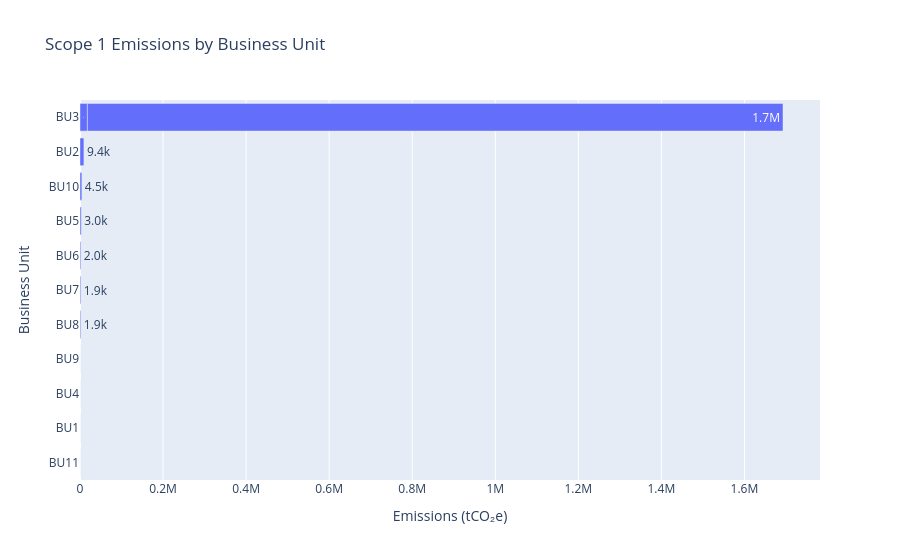
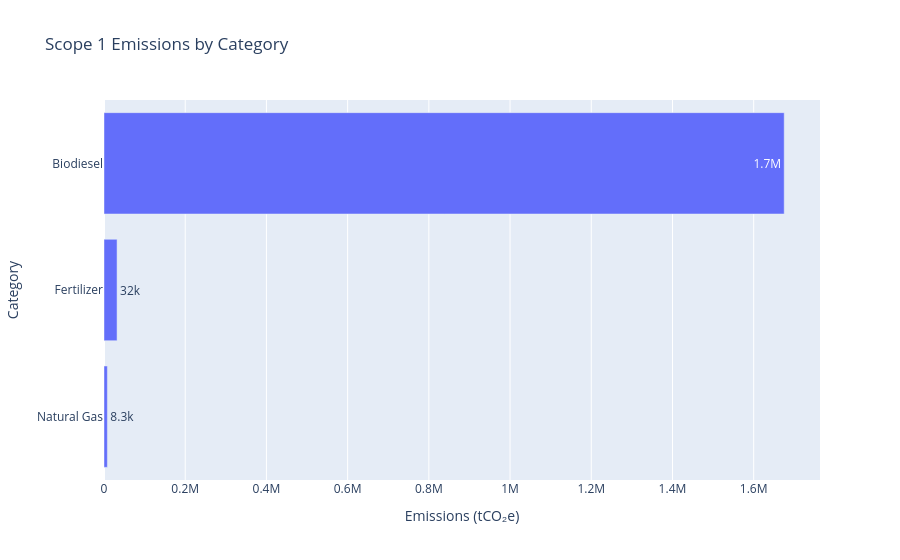

Notebook code cell kept with these figures, in order:
### Code cell
import pandas as pd
import plotly.express as px

# --- Load Scope 1 Summary CSVs ---
scope1_by_bu = pd.read_csv("scope1_summary_by_bu.csv")
scope1_by_category = pd.read_csv("scope1_summary_by_category.csv")

# --- Horizontal Bar Chart: Scope 1 Emissions by Business Unit ---
fig_scope1_bu = px.bar(
    scope1_by_bu.sort_values("Emissions(tCO2e)", ascending=True),
    y="Business Unit",
    x="Emissions(tCO2e)",
    orientation="h",
    text_auto=".2s",
    title="Scope 1 Emissions by Business Unit",
    labels={"Emissions(tCO2e)": "Emissions (tCO₂e)"}
)
fig_scope1_bu.update_layout(yaxis=dict(categoryorder='total ascending'))
fig_scope1_bu.show()

# --- Horizontal Bar Chart: Scope 1 Emissions by Category ---
fig_scope1_cat = px.bar(
    scope1_by_category.sort_values("Emissions(tCO2e)", ascending=True),
    y="Category",
    x="Emissions(tCO2e)",
    orientation="h",
    text_auto=".2s",
    title="Scope 1 Emissions by Category",
    labels={"Emissions(tCO2e)": "Emissions (tCO₂e)"}
)
fig_scope1_cat.update_layout(yaxis=dict(categoryorder='total ascending'))
fig_scope1_cat.show()

### Figure 1 — Plotly figure (JSON) as saved in the notebook; plotly's stock layout.template omitted (floating-point values rounded to 4 significant figures)
{"data": [{"alignmentgroup": "True", "hovertemplate": "Emissions (tCO₂e)=%{x}<br>Business Unit=%{y}<extra></extra>", "legendgroup": "", "marker": {"color": "#636efa", "pattern": {"shape": ""}}, "name": "", "offsetgroup": "", "orientation": "h", "showlegend": false, "textposition": "auto", "texttemplate": "%{x:.2s}", "type": "bar", "x": [0.3618, 1.106, 1.441, 1.92, 1.96, 2.684, 2.764, 2.868, 3.916, 11.37, 1862.0, 1912.0, 1970.0, 3019.0, 4497.0, 9381.0, 17790.0, 1675000.0], "xaxis": "x", "y": ["BU11", "BU1", "BU10", "BU8", "BU6", "BU2", "BU5", "BU7", "BU4", "BU9", "BU8", "BU7", "BU6", "BU5", "BU10", "BU2", "BU3", "BU3"], "yaxis": "y"}], "layout": {"barmode": "relative", "legend": {"tracegroupgap": 0}, "title": {"text": "Scope 1 Emissions by Business Unit"}, "xaxis": {"anchor": "y", "domain": [0, 1], "title": {"text": "Emissions (tCO₂e)"}}, "yaxis": {"anchor": "x", "categoryorder": "total ascending", "domain": [0, 1], "title": {"text": "Business Unit"}}}}

### Figure 2 — Plotly figure (JSON) as saved in the notebook; plotly's stock layout.template omitted (floating-point values rounded to 4 significant figures)
{"data": [{"alignmentgroup": "True", "hovertemplate": "Emissions (tCO₂e)=%{x}<br>Category=%{y}<extra></extra>", "legendgroup": "", "marker": {"color": "#636efa", "pattern": {"shape": ""}}, "name": "", "offsetgroup": "", "orientation": "h", "showlegend": false, "textposition": "auto", "texttemplate": "%{x:.2s}", "type": "bar", "x": [8271.0, 32160.0, 1675000.0], "xaxis": "x", "y": ["Natural Gas", "Fertilizer", "Biodiesel"], "yaxis": "y"}], "layout": {"barmode": "relative", "legend": {"tracegroupgap": 0}, "title": {"text": "Scope 1 Emissions by Category"}, "xaxis": {"anchor": "y", "domain": [0, 1], "title": {"text": "Emissions (tCO₂e)"}}, "yaxis": {"anchor": "x", "categoryorder": "total ascending", "domain": [0, 1], "title": {"text": "Category"}}}}
